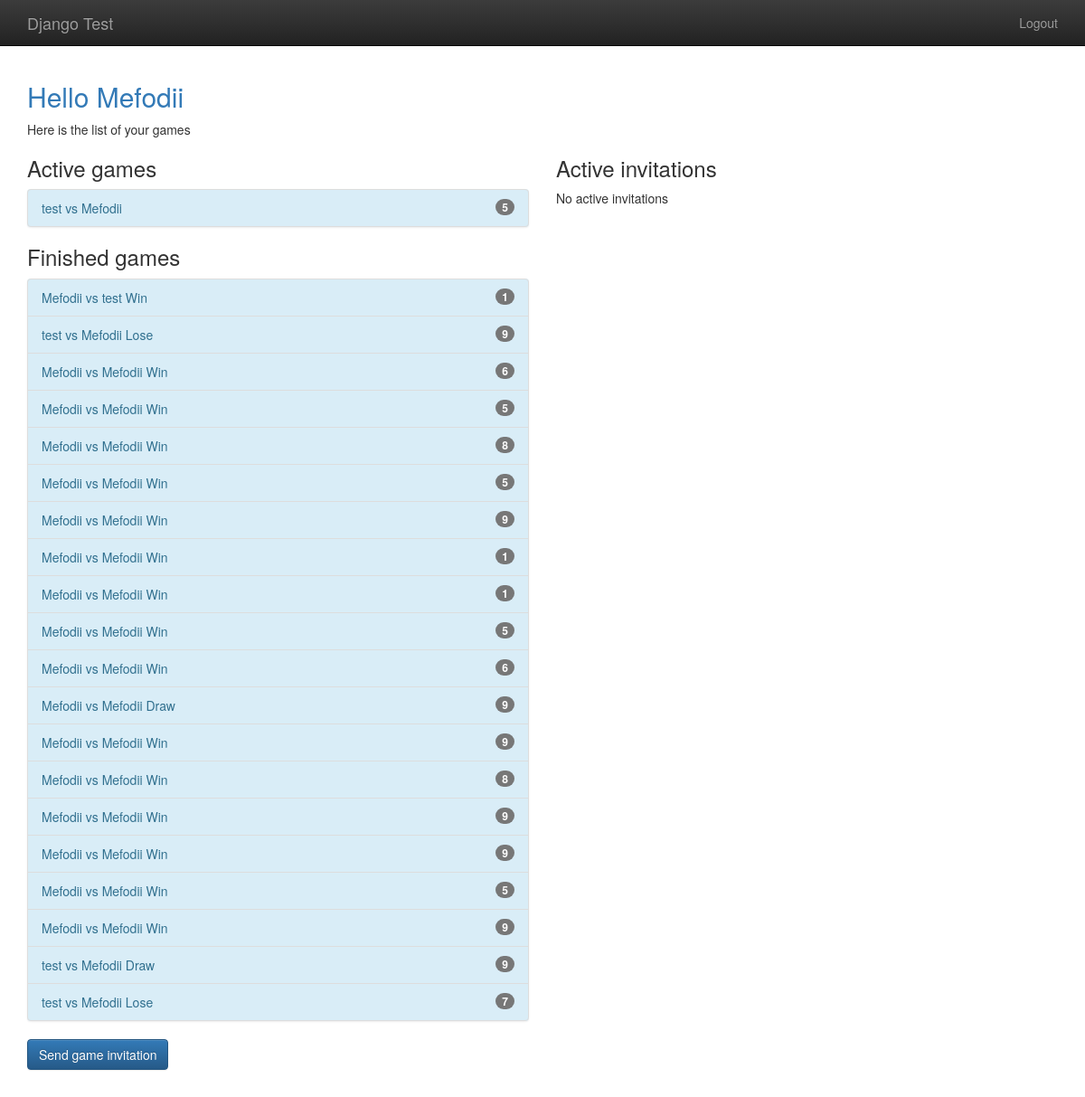
/player/home (signed in), run on the app's committed database.
### gameplay/models.py (models this page shows, shortened)
class Game(models.Model):
    first_player = models.ForeignKey(User, related_name="games_first_player", on_delete=models.CASCADE)
    second_player = models.ForeignKey(User, related_name="games_second_player", on_delete=models.CASCADE)
    start_time = models.DateTimeField(auto_now_add=True)
    last_active = models.DateTimeField(auto_now=True)
    status = models.CharField(max_length=1, default='F', choices=GAME_STATUS_CHOICES)
    objects = GameQuerySet.as_manager()
    def get_absolute_url(self):
        return reverse("gameplay_detail", args=[self.id])
    def __str__(self):
        return "{0} vs {1}".format(self.first_player, self.second_player)

### player/views.py (the view)
# urls.py: path('home', home, name="player_home"),
@login_required
def home(request):
    my_games = Game.objects.games_for_user(request.user)
    active_games = my_games.active()
    finished_games = my_games.difference(active_games)
    invitations = request.user.invitations_received.all()
    return render(request, "player/home.html",
                  {"active_games": active_games,
                   "finished_games" : finished_games,
                   "invitations": invitations})

### gameplay/models.py (called while the page is built)
    def games_for_user(self, user):
        return self.filter(
            Q(first_player=user) | Q(second_player=user)
        )

    def active(self):
        return self.filter(
            Q(status="F") | Q(status="S")
        )

### templates/player/home.html (shortened to what this page needs)
{% extends "base.html" %}
{% block content %}
    <h2 class="text-primary">Hello {{ user.username }}</h2>
    Here is the list of your games
    <div class="row">
        <div class="col-md-6">
            <h3>Active games</h3>
            {% include "player/game_list_snippet.html" with games_list=active_games %}
            <h3>Finished games</h3>
            {% include "player/game_list_snippet.html" with games_list=finished_games %}
            <p>
                <a class="btn btn-primary"
                   href="{% url 'player_new_invitation' %}">Send game invitation</a>
            </p>
        </div>
        <div class="col-md-6">
            <h3>Active invitations</h3>
            {% if invitations %}
                <div class="list-group">
                    {% for inv in invitations %}
                        <a class="list-group-items" href="{% url 'player_accept_invitation' id=inv.id %}">
                            {{ inv.from_user.username }} invited you to play.<br>
                        </a>
                    {% endfor %}
                </div>
            {% else %}
                <p>No active invitations</p>
            {% endif %}
        </div>
    </div>
{% endblock %}

### templates/player/game_list_snippet.html
{% if games_list %}
    <div class="list-group bg-info">
        {% for game in games_list %}
            <a class="list-group-item list-group-item-info"
               href="{{ game.get_absolute_url }}">
                {{ game }}
                {% if game.status not in "FS" %}
                    {% if game.status == "D" %}
                        Draw
                    {% elif game.status == "W" and user == game.first_player %}
                        Win
                    {% elif game.status == "L" and user == game.second_player %}
                        Win
                    {% else %}
                        Lose
                    {% endif %}
                {% endif %}
                <span class="badge">{{ game.move_set.count }}</span>
            </a>
        {% endfor %}
    </div>
{% endif %}

### templates/base.html (style rules this page uses)
body { padding-top: 70px; padding-bottom: 20px; }

### data on the page
Game: first_player+second_player "test vs Mefodii", move_set.count "5"
Game: first_player+second_player "Mefodii vs test", status "Win", move_set.count "1"
Game: first_player+second_player "test vs Mefodii", status "Lose", move_set.count "9"
Game: first_player+second_player "Mefodii vs Mefodii", status "Win", move_set.count "6"
Game: first_player+second_player "Mefodii vs Mefodii", status "Win", move_set.count "5"
Game: first_player+second_player "Mefodii vs Mefodii", status "Win", move_set.count "8"
Game: first_player+second_player "Mefodii vs Mefodii", status "Win", move_set.count "5"
Game: first_player+second_player "Mefodii vs Mefodii", status "Win", move_set.count "9"
Game: first_player+second_player "Mefodii vs Mefodii", status "Win", move_set.count "1"
Game: first_player+second_player "Mefodii vs Mefodii", status "Win", move_set.count "1"
Game: first_player+second_player "Mefodii vs Mefodii", status "Win", move_set.count "5"
Game: first_player+second_player "Mefodii vs Mefodii", status "Win", move_set.count "6"
Game: first_player+second_player "Mefodii vs Mefodii", status "Draw", move_set.count "9"
Game: first_player+second_player "Mefodii vs Mefodii", status "Win", move_set.count "9"
Game: first_player+second_player "Mefodii vs Mefodii", status "Win", move_set.count "8"
Game: first_player+second_player "Mefodii vs Mefodii", status "Win", move_set.count "9"
Game: first_player+second_player "Mefodii vs Mefodii", status "Win", move_set.count "9"
Game: first_player+second_player "Mefodii vs Mefodii", status "Win", move_set.count "5"
Game: first_player+second_player "Mefodii vs Mefodii", status "Win", move_set.count "9"
Game: first_player+second_player "test vs Mefodii", status "Draw", move_set.count "9"
Game: first_player+second_player "test vs Mefodii", status "Lose", move_set.count "7"

### other printed values
{{ user.username }} "Mefodii"
